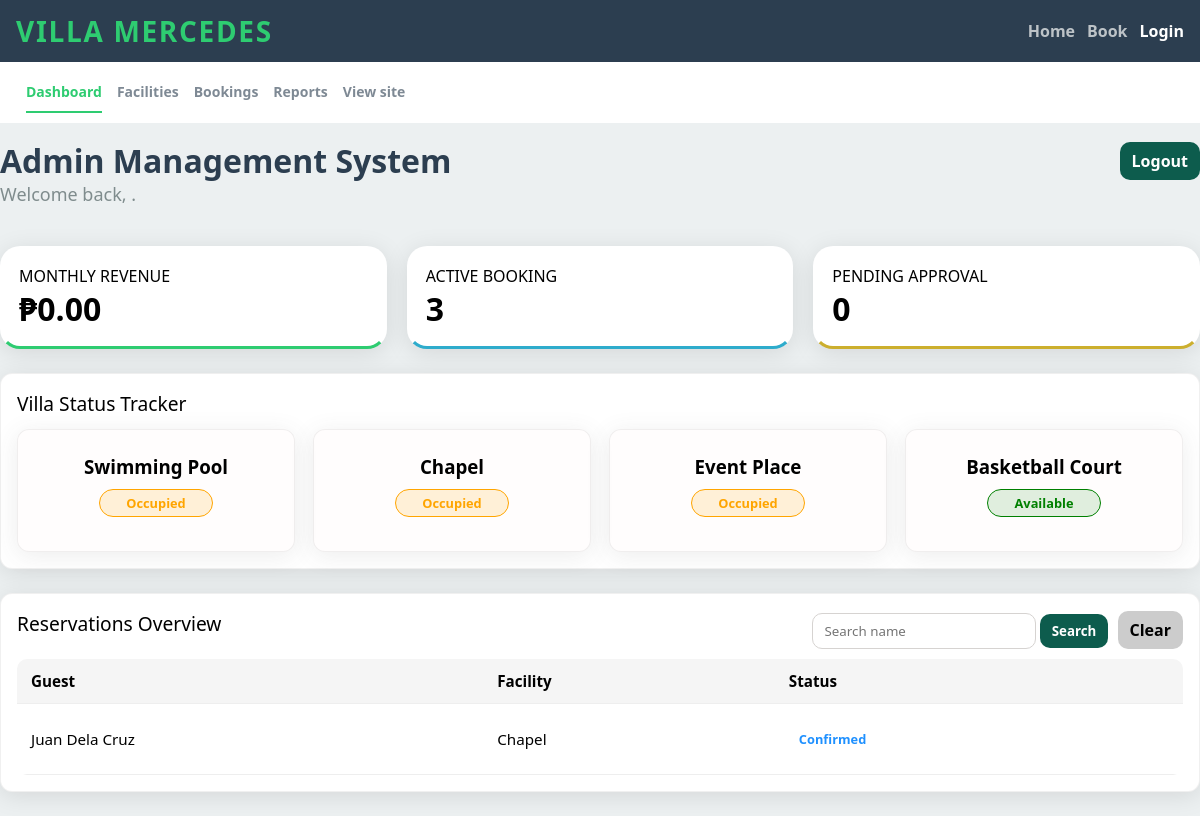
The page /admin/dashboard.php?name=Juan Dela Cruz on the database its author committed.
### tables this page shows
CREATE TABLE IF NOT EXISTS `facilities` (
  `id` int NOT NULL AUTO_INCREMENT,
  `name` varchar(255) NOT NULL,
  `description` text NOT NULL,
  `image_filename` varchar(255) DEFAULT NULL,
  `capacity` int NOT NULL,
  `rate_amount` decimal(10,2) NOT NULL,
  `rate_unit` enum('Per Day','Per Session') NOT NULL,
  `created_at` timestamp NULL DEFAULT CURRENT_TIMESTAMP,
  PRIMARY KEY (`id`)
);

CREATE TABLE IF NOT EXISTS `bookings` (
  `id` int NOT NULL AUTO_INCREMENT,
  `guest_name` varchar(255) NOT NULL,
  `phone_number` varchar(50) NOT NULL,
  `facility_id` int NOT NULL,
  `date_start` date NOT NULL,
  `date_end` date NOT NULL,
  `notes` text,
  `status` varchar(50) DEFAULT 'Pending',
  `created_at` timestamp NULL DEFAULT CURRENT_TIMESTAMP,
  `payment_amount` decimal(10,2) DEFAULT '0.00',
  `payment_status` varchar(50) DEFAULT 'Unpaid',
  PRIMARY KEY (`id`),
  KEY `facility_id` (`facility_id`),
  CONSTRAINT `bookings_ibfk_1` FOREIGN KEY (`facility_id`) REFERENCES `facilities` (`id`) ON DELETE CASCADE
);

### utils/helper.php (called while the page is built, shortened)
<?php
function url(string $path = ''): string
{
    $base = '/villa-mercedes';
    $path = ltrim($path, '/');
    return $base . '/' . $path;
}
function e(?string $value): string
{
    return htmlspecialchars((string) $value, ENT_QUOTES | ENT_HTML5, 'UTF-8');
}

### admin/dashboard.php (the view, shortened to what this page needs)
<?php
require_once '../utils/helper.php';
$currentPage = basename($_SERVER['PHP_SELF']);
$conn =connection();
$stmt = $conn->prepare("SELECT * FROM facilities");
$stmt->execute();
$result = $stmt->get_result();
$search = $_GET['name'] ?? '';
if ($search !== '') {
    $recentStmt = $conn->prepare("
        SELECT b.*, f.name AS facility_name
        FROM bookings b
        LEFT JOIN facilities f ON b.facility_id = f.id
        WHERE b.guest_name LIKE ?
        ORDER BY b.id DESC
        LIMIT 5
    ");
    $likeSearch = "%$search%";
    $recentStmt->bind_param("s", $likeSearch);
}
$recentStmt->execute();
$recentResult = $recentStmt->get_result();
$revenueStmt = $conn->prepare("
    SELECT SUM(payment_amount) AS total_revenue
    FROM bookings
    WHERE status = 'Completed'
    AND payment_status = 'Paid'
    AND MONTH(created_at) = MONTH(CURDATE())
    AND YEAR(created_at) = YEAR(CURDATE())
");
$revenueStmt->execute();
$revenueResult = $revenueStmt->get_result()->fetch_assoc();
$total_revenue = $revenueResult['total_revenue'] ?? 0;
$activeStmt = $conn->prepare("
    SELECT COUNT(*) AS total
    FROM bookings
    WHERE status = 'Confirmed'
");
$activeStmt->execute();
$activeResult = $activeStmt->get_result()->fetch_assoc();
$active_booking = $activeResult['total'];
$pendingStmt = $conn->prepare("
    SELECT COUNT(*) AS total
    FROM bookings
    WHERE status = 'Pending'
");
$pendingStmt->execute();
$pendingResult = $pendingStmt->get_result()->fetch_assoc();
$pending_approval = $pendingResult['total'];
$today = date('Y-m-d');
$bookingStmt = $conn->prepare("
    SELECT facility_id
    FROM bookings
    WHERE status = 'Confirmed'
    AND DATE(date_start) <= ?
    AND DATE(date_end) >= ?
");
$bookingStmt->bind_param("ss", $today, $today);
$bookingStmt->execute();
$bookingResult = $bookingStmt->get_result();
$occupiedFacilities = [];
while ($booking = $bookingResult->fetch_assoc()) {
    $occupiedFacilities[] = $booking['facility_id'];
}
?>
<!DOCTYPE html>
<html lang="en">
<head>
    <link rel="stylesheet" href="../resources/css/header-footer.css">
    <link rel="stylesheet" href="../resources/css/admin-nav.css">
    <link rel="stylesheet" href="../resources/css/dashboard.css">
</head>
<body>
    <header>
        <div class="header-container">
            <a href="<?= e(url('index.php')) ?>" class="brand-label">Villa Mercedes</a>
            <div class="header-nav">
                <a href="<?= e(url('index.php')) ?>" class="<?= $currentPage === 'index.php' ? 'is-active' : '' ?>">Home</a>
                <a href="<?= e(url('book.php')) ?>" class="<?= $currentPage === 'book.php' ? 'is-active' : '' ?>">Book</a>
                <a href="<?= e(url('login.php')) ?>" class="<?= $currentPage === 'dashboard.php' ? 'is-active' : '' ?>">
                    <?= isset($_SESSION['user']) ? 'Dashboard Management' : 'Login' ?>
                </a>
            </div>
        </div>
    </header>
    <nav class="admin-subnav">
        <div class="admin-subnav-inner">
            <a href="<?= e(url('admin/dashboard.php')) ?>" class="<?= $currentPage === 'dashboard.php' ? 'is-active' : '' ?>">Dashboard</a>
            <a href="<?= e(url('admin/facilities.php')) ?>" class="<?= $currentPage === 'facilities.php' ? 'is-active' : '' ?>">Facilities</a>
            <a href="<?= e(url('admin/bookings.php')) ?>" class="<?= $currentPage === 'bookings.php' ? 'is-active' : '' ?>">Bookings</a>
            <a href="<?= e(url('admin/reports.php')) ?>" class="<?= $currentPage === 'reports.php' ? 'is-active' : '' ?>">Reports</a>
            <a href="<?= e(url('index.php')) ?>" target="_blank" >View site</a>
        </div>
    </nav>
    <main class="main-dashboard">
        <div class="container page-head">
            <div class="dashboard-title-block">
                <div class="h1-row">
                    <h1>Admin Management System</h1>
                    <a href="<?= e(url('logout.php')) ?>" class="logout-btn">Logout</a>
                </div>
                <p>Welcome back, <?= e($_SESSION['user']['full_name']) ?>.</p>
            </div>
        </div>
        <div class="container summary-container">
            <div class="summary-card monthly">
                <p>MONTHLY REVENUE</p>
                <h1><?= e('₱' . number_format($total_revenue, 2)) ?></h1>
            </div>
            <div class="summary-card active-booking">
                <p>ACTIVE BOOKING</p>
                <h1><?= $active_booking ?></h1>
            </div>
            <div class="summary-card pending">
                <p>PENDING APPROVAL</p>
                <h1><?= $pending_approval ?></h1>
            </div>
        </div>
        <div class="container facility-container">
            <p>Villa Status Tracker</p>
            <div class="divider">
                <?php if($result->num_rows > 0): ?>
                    <?php while($row = $result->fetch_assoc()): ?>
                        <div class="facility-card">
                            <h3><?= e($row['name']) ?></h3>
                            <?php
                                $status = in_array($row['id'], $occupiedFacilities)
                                    ? 'Occupied'
                                    : 'Available';
                            ?>
                                <p class="status <?= $status ?>">
                                    <?= $status ?>
                                </p>
                        </div>
                    <?php endwhile;?>
                <?php else: ?>
                    <p class="no-data">No Facilities Yet</p>
                <?php endif; ?>
            </div>
        </div>
        <div class="container recent-reservation">
            <div class="reservation-row">
                <p>Reservations Overview</p>
                <div class="search-form">
                    <form action="" method="get">
                        <input type="text" name="name" id="name" placeholder="Search name">
                        <button type="submit">Search</button>
                        <a href="dashboard.php" class="clear-button">Clear</a>
                    </form>
                </div>
            </div>
            <div class="reservation-table">
               <?php if ($recentResult->num_rows > 0): ?>
                    <table>
                        <thead>
                            <tr>
                                <th>Guest</th>
                                <th>Facility</th>
                                <th>Status</th>
                            </tr>
                        </thead>
                        <tbody>
                        <?php while ($row = $recentResult->fetch_assoc()): ?>
                            <tr>
                                <td><?= e($row['guest_name']) ?></td>
                                <td><?= e($row['facility_name']) ?></td>
                                <td>
                                    <span class="status <?= $row['status'] ?>">
                                        <?= e($row['status']) ?>
                                    </span>
                                </td>
                            </tr>
                        <?php endwhile; ?>
                        </tbody>
                    </table>
                        <?php else: ?>
                            <p class="no-data">No Reservation Yet</p>
                        <?php endif; ?>
                </div>
        </div>
    </main>
</body>
</html>

### resources/css/header-footer.css (style rules this page uses)
* { box-sizing: border-box; padding: 0; margin: 0; font-family: 'Segoe UI', Tahoma, "Geneva", Verdana, sans-serif; }
html { background-color: #ECF0F1; }
header { background-color: #2c3e50; }
.header-container { max-width: 75rem; margin: 0 auto; display: flex; justify-content: space-between; padding: 0.75rem 1rem; align-items: center; }
.brand-label { font-size: 28px; font-weight: 700; letter-spacing: 0.06em; text-transform: uppercase; color: #2ecc71; text-decoration: none; }
.header-nav { display: flex; align-items: center; gap: 0.75rem; }
.header-nav a { color: #bdc3c7; font-weight: 600; font-size: 16px; text-decoration: none; }
.header-nav a.is-active { color: #fff; }

### resources/css/admin-nav.css (style rules this page uses)
.admin-subnav { background-color: #FFFFFF; padding: 10px 10px; }
.admin-subnav-inner { max-width: 75rem; margin: 0 auto; padding: 0 1rem; display: flex; gap: .9375rem; }
.admin-subnav-inner a { color: #2c3e509c; text-decoration: none; font-weight: 600; font-size: .875rem; padding: .625rem 0; display: inline-block; }
.admin-subnav-inner a.is-active { color: #2ecc71; border-bottom: 2px solid #2ecc71; }

### resources/css/dashboard.css (style rules this page uses)
.main-dashboard { display: block; }
.container { width: 100%; max-width: 1600px; margin: 1.5rem auto; padding: 1rem 0; }
.page-head h1 { color: #2C3E50; }
.page-head p { color: #7F8C8D; font-size: large; }
.page-head { padding: 0; margin-top: 0; }
.dashboard-title-block { padding: 1rem 0; width: 100%; }
.h1-row { display: flex; justify-content: space-between; align-items: center; }
.logout-btn, .search-form button { background-color: #0d5c4d; color: #fff; padding: 0.5rem 0.75rem; border-radius: 0.625rem; text-decoration: none; font-weight: 600; border: none; }
.summary-container { padding: 0; display: flex; margin: 0.3125rem auto; gap: 1.25rem; }
.summary-card { border-radius: 20px; box-shadow: 0 4px 24px rgba(0, 0, 0, 0.1); width: 100%; padding: 1rem; border: 3px solid transparent; background-color: #fff; }
.monthly { border-bottom-color: #2ecc71; }
.active-booking { border-bottom-color: #2eaccc; }
.pending { border-bottom-color: #ccaf2e; }
.facility-container, .recent-reservation { background-color: #fff; box-shadow: 0 4px 24px rgba(0, 0, 0, 0.1); padding: 1rem; border-radius: .75rem; border: #8686861f 1px solid; }
.reservation-row > p, .facility-container > p { font-size: 1.2rem; font-weight: 500; margin-bottom: 12px; }
.divider { display: flex; gap: 18px; }
.facility-card { width: 100%; text-align: center; padding: 1.5rem; border-radius: .75rem; background-color: #fff9f94b; border: #8686861f 1px solid; box-shadow: 0 4px 24px rgba(80, 79, 79, 0.1); display: inline-block; }
.status { width: 50%; margin: 10px auto; border-radius: 20px; font-weight: 700; }
.Available { color: green; background-color: rgba(0, 128, 49, 0.185); border: green 1px solid; }
.Occupied { color: orange; background-color: rgba(255, 166, 0, 0.185); border: orange 1px solid; }
.reservation-row { display: flex; justify-content: space-between; align-items: center; }
.search-form { display: flex; gap: 1rem; }
.search-form input { padding: 0.5rem 0.75rem; border-radius: 10px; border: 1px solid #d6d3d1; }
.reservation-table table { width: 100%; border-collapse: collapse; margin-top: 10px; background: #fff; border-radius: 10px; overflow: hidden; }
.reservation-table th, .reservation-table td { padding: 12px 14px; text-align: left; border-bottom: 1px solid #eee; font-size: 0.95rem; }
.reservation-table th { background: #f5f5f5; font-weight: 600; }
.status { padding: 4px 10px; border-radius: 20px; font-size: 0.8rem; font-weight: 600; display: inline-block; }
.Occupied { color: orange; background: rgba(255, 166, 0, 0.15); }
.Available { color: green; background: rgba(0, 128, 0, 0.12); }
.Confirmed { color: #1e90ff; }
.clear-button { font-family: 'Segoe UI', Tahoma, "Geneva", Verdana, sans-serif; display: inline-block; padding: 0.5rem 0.75rem; background: #ccc; color: #000; border-radius: 10px; text-decoration: none; font-weight: 600; margin-left: 5px; }

### rows shown on the page
facilities: name "Swimming Pool", id "Occupied"
facilities: name "Chapel", id "Occupied"
facilities: name "Event Place", id "Occupied"
facilities: name "Basketball Court", id "Available"
bookings: guest_name "Juan Dela Cruz", facility.name "Chapel", status "Confirmed"

### other values the page prints
$active_booking "3"
$pending_approval "0"
